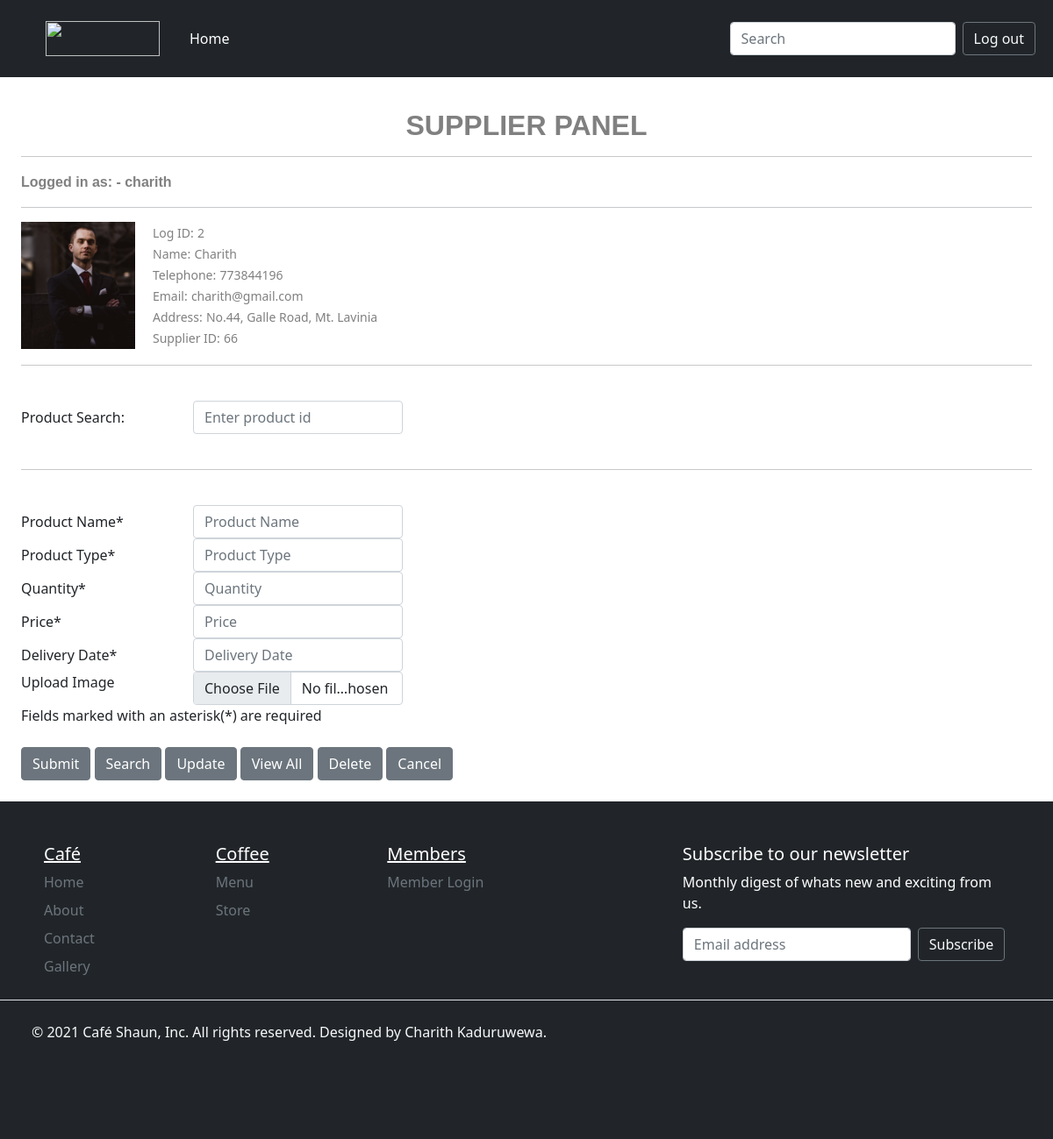
The page /user.php (signed in) on the database its author committed.
### tables this page shows
CREATE TABLE `supplier` (
  `sup_id` int(10) NOT NULL,
  `sup_name` varchar(25) NOT NULL,
  `tel` varchar(15) NOT NULL,
  `email` varchar(25) NOT NULL,
  `addr` varchar(35) NOT NULL,
  `sup_img` varchar(50) NOT NULL,
  `log_id` int(10) NOT NULL
);

### user.php (the view, shortened to what this page needs)
<!DOCTYPE html>
<html>
   <head>
        <link
            href="https://cdn.jsdelivr.net/npm/bootstrap@5.1.3/dist/css/bootstrap.min.css"
            rel="stylesheet"
        />
        <link rel="stylesheet" href="css/customstyle.css" />
        <link
            rel="stylesheet"
            href="https://cdnjs.cloudflare.com/ajax/libs/font-awesome/6.0.0-beta2/css/all.min.css"
        />
   </head>
   <body>
  <nav class="navbar fixed-top navbar-expand-lg  navbar-dark bg-dark">
            <div class="container-fluid">
                <nav class="navbar navbar-dark bg-dark">
                    <div class="container-fluid">
                        <a class="navbar-brand" href="#">
                            <a
                                class="nav-link active"
                                aria-current="page"
                                href="index.html"
                                ><img
                                    src="images/logo.png"
                                    alt=""
                                    width="130"
                                    height="40"
                            /></a>
                        </a>
                    </div>
                </nav>
                <div
                    class="collapse navbar-collapse"
                    id="navbarSupportedContent"
                >
                    <ul class="navbar-nav me-auto mb-2 mb-lg-0">
                        <li class="nav-item">
                            <a
                                class="nav-link active"
                                aria-current="page"
                                href="user.php"
                                >Home</a
                            >
                        </li>
                    </ul>
                    <form class="d-flex search-padding">
                        <input
                            class="form-control me-2"
                            type="search"
                            placeholder="Search"
                            aria-label="Search"
                        />
                        <input type="button" onclick="window.location.href='logout.php';" class="btn btn-outline-secondary text-light" value="Log out" />
                    </form>
                </div>
            </div>
        </nav>
    <div class="container panelloggedas">
    <?php
   echo "<br><h2 align='center' style='color: grey; font-family: ariel, sans-serif; font-weight: bold;'>SUPPLIER PANEL</h2><hr>";
   echo "<span style='color: grey; font-family: Arial, sans-serif; font-weight: bold;'>Logged in as: - ".$_SESSION ["una"]. "</span>";
   echo "<hr>";
   $log_id=$_SESSION["log_id"];
$con = mysqli_connect("localhost","id21012671_admin","Cafesh@ad12","id21012671_cafedb") or die('Server Error '.mysql_error());
$query=mysqli_query($con,"SELECT * FROM supplier WHERE log_id='$log_id'");
$nor=mysqli_num_rows($query);
if($nor=="")
  {
    echo ("Invalid Entry");
  }
else
  {
    $rec = mysqli_fetch_assoc($query);
    echo "<div class='info-container'>";
    echo ("<a href='supplierImg/".$rec['sup_img']."' target='blank'><img class='info-image' src='supplierImg/".$rec['sup_img']."' width='210'></a>");
    echo "<div class='info-text'>";
    echo "<span style='font-size:14px; color:grey;'>Log ID:</span> <span style='font-size:14px; color:grey;'>" . htmlspecialchars($rec['log_id']) . "</span><br>";
    echo "<span style='font-size:14px; color:grey;'>Name:</span> <span style='font-size:14px; color:grey;'>" . htmlspecialchars($rec['sup_name']) . "</span><br>";
    echo "<span style='font-size:14px; color:grey;'>Telephone:</span> <span style='font-size:14px; color:grey;'>" . htmlspecialchars($rec['tel']) . "</span><br>";
    echo "<span style='font-size:14px; color:grey;'>Email:</span> <span style='font-size:14px; color:grey;'>" . htmlspecialchars($rec['email']) . "</span><br>";
    echo "<span style='font-size:14px; color:grey;'>Address:</span> <span style='font-size:14px; color:grey;'>" . htmlspecialchars($rec['addr']) . "</span><br>";
    echo "<span style='font-size:14px; color:grey;'>Supplier ID:</span> <span style='font-size:14px; color:grey;'>" . htmlspecialchars($rec['sup_id']) . "</span><br>";
    echo "</div>";
    echo "</div>";
  }
?>
 </div>
  <div class="container panelform">
   <br><hr> <br>
   <form action="user.php" method="post" enctype="multipart/form-data">
      <div class="form-group row">
        <label for="inputEmail3" class="col-sm-2 col-form-label">Product Search:</label>
        <div class="col-sm-10">
          <input type="text" class="form-control" style="width: 25%;" id="inputEmail3" placeholder="Enter product id" name="pdid">
        </div>
      </div>
  <br><hr><br>
   <div class="form-group row">
    <label for="inputEmail3" class="col-sm-2 col-form-label">Product Name*</label>
    <div class="col-sm-10">
      <input type="text" class="form-control" style="width: 25%;" id="inputEmail3" placeholder="Product Name" name="pdna" >
    </div>
  </div>
<div class="form-group row">
    <label for="inputEmail3" class="col-sm-2 col-form-label">Product Type*</label>
    <div class="col-sm-10">
      <input type="text" class="form-control" style="width: 25%;" id="inputEmail3" placeholder="Product Type" name="pdtyp">
    </div>
  </div>
  <div class="form-group row">
    <label for="inputEmail3" class="col-sm-2 col-form-label">Quantity*</label>
    <div class="col-sm-10">
      <input type="text" class="form-control" style="width: 25%;" id="inputEmail3" placeholder="Quantity" name="qty">
    </div>
  </div>
  <div class="form-group row">
    <label for="inputEmail3" class="col-sm-2 col-form-label">Price*</label>
    <div class="col-sm-10">
      <input type="text" class="form-control" style="width: 25%;" id="inputEmail3" placeholder="Price" name="prc">
    </div>
  </div>
  <div class="form-group row">
    <label for="inputEmail3" class="col-sm-2 col-form-label">Delivery Date*</label>
    <div class="col-sm-10">
      <input type="text" class="form-control" style="width: 25%;" id="inputEmail3" placeholder="Delivery Date" name="deldt">
    </div>
  </div>
  <div class="form-group row">
    <label for="file" class="form-label col-sm-2">Upload Image</label>
    <div class="col-sm-10">
        <input class="form-control" style="width: 25%;" type="file" id="file" name="file" />
    </div>
</div>
<tr>
  <td>Fields marked with an asterisk(*) are required</td>
</tr>
<br><br>
  <div class="form-group row">
    <div class="col-sm-10">
      <button type="submit" class="btn btn-secondary" value="SUBMIT" name="Submit">Submit</button>
      <button type="submit" class="btn btn-secondary" value="SEARCH" name="Search">Search</button>
      <button type="submit" class="btn btn-secondary" value="UPDATE" name="Update">Update</button>
      <button type="submit" class="btn btn-secondary" value="VIEWALL" name="Viewall">View All</button>
      <button type="submit" class="btn btn-secondary" value="DELETE" name="Delete">Delete</button>
      <button type="reset" class="btn btn-secondary" value="CANCEL">Cancel</button>
    </div>
  </div>
</form>
    </div>
   <div class="container-fluid">
            <div class="container-fluid bg-dark">
                <footer class="py-5">
                    <div class="row footer-row-padding text-white">
                        <div class="col-2">
                            <h5 class="text-decoration-underline">Café</h5>
                            <ul class="nav flex-column fdd">
                                <li class="nav-item mb-2">
                                    <a href="#" class="nav-link p-0 text-muted"
                                        >Home</a
                                    >
                                </li>
                                <li class="nav-item mb-2">
                                    <a href="#" class="nav-link p-0 text-muted"
                                        >About</a
                                    >
                                </li>
                                <li class="nav-item mb-2">
                                    <a href="#" class="nav-link p-0 text-muted"
                                        >Contact</a
                                    >
                                </li>
                                <li class="nav-item mb-2">
                                    <a href="#" class="nav-link p-0 text-muted"
                                        >Gallery</a
                                    >
                                </li>
                            </ul>
                        </div>
                        <div class="col-2">
                            <h5 class="text-decoration-underline">Coffee</h5>
                            <ul class="nav flex-column fdd">
                                <li class="nav-item mb-2">
                                    <a href="#" class="nav-link p-0 text-muted"
                                        >Menu</a
                                    >
                                </li>
                                <li class="nav-item mb-2">
                                    <a href="#" class="nav-link p-0 text-muted"
                                        >Store</a
                                    >
                                </li>
                            </ul>
                        </div>
                        <div class="col-2">
                            <h5 class="text-decoration-underline">Members</h5>
                            <ul class="nav flex-column fdd">
                                <li class="nav-item mb-2">
                                    <a href="#" class="nav-link p-0 text-muted"
                                        >Member Login</a
                                    >
                                </li>
                            </ul>
                        </div>
                        <div class="col-4 offset-1 footer-subs-marg">
                            <form>
                                <h5>Subscribe to our newsletter</h5>
                                <p>
                                    Monthly digest of whats new and exciting
                                    from us.
                                </p>
                                <div class="d-flex w-100 gap-2">
                                    <input
                                        id="newsletter1"
                                        type="text"
                                        class="form-control"
                                        placeholder="Email address"
                                    />
                                    <button
                                        class="btn btn-dark btn-outline-secondary text-light"
                                        type="button"
                                    >
                                        Subscribe
                                    </button>
                                </div>
                            </form>
                        </div>
                    </div>
                    <div
                        class="
                            d-flex
                            justify-content-between
                            py-4
                            my-2
                            border-top
                            footer-social-icon
                        "
                    >
                        <p class="text-light footer-text-padding">&copy; 2021 Café Shaun, Inc. All rights reserved. Designed by Charith Kaduruwewa.</p>
                        <div class="footer-social-pad">
                         <ul class="list-unstyled d-flex">
                            <li class="ms-3">
                                <a
                                    class="link-dark btn btn-dark"
                                    target="_blank"
                                    href="https://www.facebook.com/"
                                    role="button"
                                    ><img
                                /></a>
                            </li>
                            <li class="ms-3">
                                <a
                                    class="link-dark btn btn-dark"
                                    target="_blank"
                                    href="https://twitter.com/?lang=en"
                                    role="button"
                                    ><img
                                /></a>
                            </li>
                            <li class="ms-3">
                                <a
                                    class="link-dark btn btn-dark"
                                    target="_blank"
                                    href="https://www.linkedin.com/"
                                    role="button"
                                    ><img
                                /></a>
                            </li>
                            <li class="ms-3">
                                <a
                                    class="link-dark btn btn-dark"
                                    target="_blank"
                                    href="https://www.instagram.com/"
                                    role="button"
                                    ><img
                                /></a>
                            </li>
                         </ul>
                       </div>
                    </div>
                </footer>
            </div>
        </div>
   </body>
</html>

### css/customstyle.css (style rules this page uses)
body { overflow-x: hidden; }
.container-fluid { padding-left: 0; padding-right: 0; }
.navbar { padding-left: 10px; padding-right: 10px; }
.d-flex.search-padding { padding-right: 10px; }
.footer-row-padding { padding-left: 50px; padding-bottom: 10px; }
.footer-text-padding { padding-left: 3%; }
.footer-social-pad { padding-right: 50px; }
.footer-subs-marg { margin-left: 12%; }
.container { max-width: 1200px; margin: 0 auto; padding: 1.5em; }
.info-container { display: flex; align-items: start; gap: 20px; }
.info-image { flex-shrink: 0; width: 130px; height: 145px; object-fit: cover; }
.info-text { flex-grow: 1; }
.panelloggedas { padding-top: 100px; }
.panelform { margin-top: -70px; }

### rows shown on the page
supplier: sup_img (picture), log "2", sup_name "Charith", tel "773844196", email "charith@gmail.com", addr "No.44, Galle Road, Mt. Lavinia", sup_id "66"

### other values the page prints
$_SESSION ["una"] "charith"
